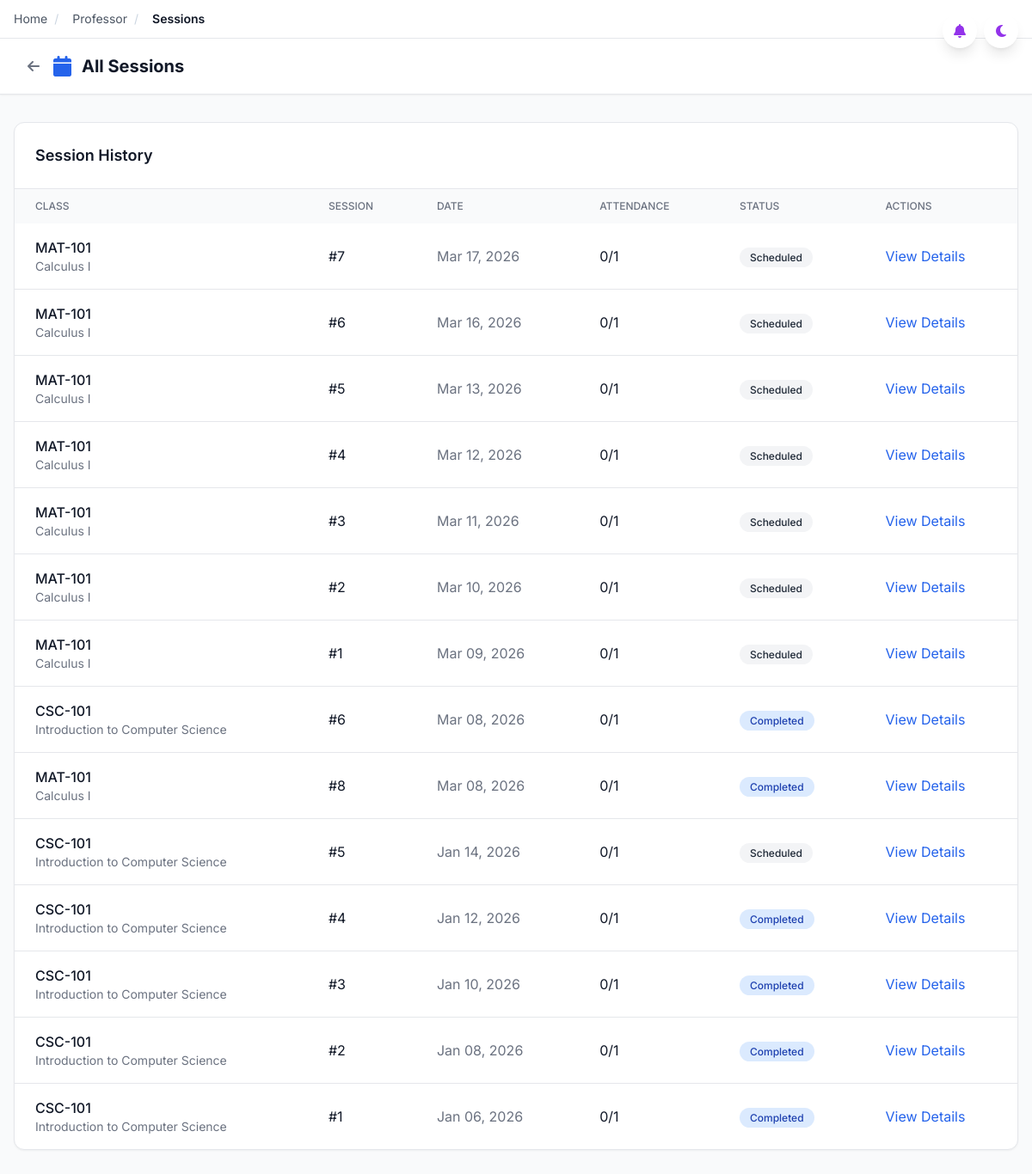
The page /professor/sessions (signed in) on the database its author committed.
### app/models.py (models this page shows)
class Course(db.Model):
    __tablename__ = 'courses'
    id = db.Column(db.String(36), primary_key=True, default=generate_uuid)
    code = db.Column(db.String(20), unique=True, nullable=False, index=True)  # 'CSC-105'
    name = db.Column(db.String(200), nullable=False)
    description = db.Column(db.Text)
    credits = db.Column(db.Integer, default=3)
    department_id = db.Column(db.String(36), db.ForeignKey('departments.id'))
    is_active = db.Column(db.Boolean, default=True)
    created_at = db.Column(db.DateTime, default=datetime.utcnow)
    class_instances = db.relationship('ClassInstance', backref='course', lazy='dynamic')

class ClassSession(db.Model):
    __tablename__ = 'class_sessions'
    id = db.Column(db.String(36), primary_key=True, default=generate_uuid)
    class_instance_id = db.Column(db.String(36), db.ForeignKey('class_instances.id'), nullable=False)
    session_number = db.Column(db.Integer, nullable=False)
    date = db.Column(db.Date, nullable=False)
    start_time = db.Column(db.String(10), nullable=False)
    end_time = db.Column(db.String(10), nullable=False)
    room_location = db.Column(db.String(100))
    status = db.Column(db.String(20), default='scheduled')  # 'scheduled', 'active', 'cancelled', 'completed'
    notes = db.Column(db.Text)
    qr_secret = db.Column(db.String(255))
    qr_expires_at = db.Column(db.DateTime)
    is_active = db.Column(db.Boolean, default=False)
    attendance_count = db.Column(db.Integer, default=0)
    total_enrolled = db.Column(db.Integer, default=0)
    created_at = db.Column(db.DateTime, default=datetime.utcnow)
    updated_at = db.Column(db.DateTime, default=datetime.utcnow, onupdate=datetime.utcnow)
    attendance_records = db.relationship('AttendanceRecord', backref='session', lazy='dynamic', cascade='all, delete-orphan')

### app/routes/professor.py (the view)
@professor_bp.route('/sessions')
@login_required
@professor_required
def sessions():
    class_instances = ClassInstance.query.filter_by(professor_id=current_user.id).all()
    class_ids = [ci.id for ci in class_instances]
    all_sessions = ClassSession.query.filter(
        ClassSession.class_instance_id.in_(class_ids)
    ).order_by(ClassSession.date.desc()).all()
    sessions_list = []
    active_sessions_list = []
    for session in all_sessions:
        ci = session.class_instance
        course = ci.course
        attendance_count = AttendanceRecord.query.filter_by(
            session_id=session.id
        ).filter(AttendanceRecord.status.in_(['present', 'late', 'excused'])).count()
        enrolled = Enrollment.query.filter_by(
            class_instance_id=ci.id,
            status='active'
        ).count()
        session_data = {
            'id': session.id,
            'session_number': session.session_number,
            'class_code': course.code,
            'class_name': course.name,
            'date': session.date,
            'start_time': session.start_time,
            'end_time': session.end_time,
            'room': session.room_location,
            'status': session.status,
            'attendance_count': attendance_count,
            'total_students': enrolled,
            'created_at': session.created_at
        }
        sessions_list.append(session_data)
        if session.status == 'active':
            active_sessions_list.append(session_data)
    return render_template('professor/sessions.html',
                         sessions=sessions_list,
                         active_sessions=active_sessions_list)

### app/models.py (called while the page is built)
@login_manager.user_loader
def load_user(user_id):
    return User.query.get(user_id)

### app/routes/professor.py (called while the page is built)
def professor_required(f):
    from functools import wraps
    @wraps(f)
    def decorated_function(*args, **kwargs):
        if not current_user.is_authenticated or current_user.role != 'professor':
            flash('Access denied. Professor account required.', 'error')
            return redirect(url_for('auth.professor_login'))
        return f(*args, **kwargs)
    return decorated_function

### app/templates/professor/sessions.html (shortened to what this page needs)
{% extends "base.html" %}
{% block content %}
<div class="min-h-screen bg-gray-50">
    <nav class="bg-white shadow-sm border-b">
        <div class="max-w-7xl mx-auto px-4 sm:px-6 lg:px-8">
            <div class="flex justify-between h-16 items-center">
                <div class="flex items-center">
                    <a href="{{ url_for('professor.dashboard') }}" class="text-gray-500 hover:text-gray-700 mr-4">
                        <i class="fas fa-arrow-left"></i>
                    </a>
                    <i class="fas fa-calendar text-blue-600 text-2xl mr-3"></i>
                    <span class="text-gray-900 text-xl font-bold">All Sessions</span>
                </div>
            </div>
        </div>
    </nav>
    <div class="max-w-7xl mx-auto px-4 py-8">
        <div class="bg-white rounded-xl shadow-sm border">
            <div class="p-6 border-b">
                <h2 class="text-lg font-semibold text-gray-900">Session History</h2>
            </div>
            <div class="overflow-x-auto">
                {% if sessions %}
                    <table class="w-full">
                        <thead class="bg-gray-50">
                            <tr>
                                <th class="px-6 py-3 text-left text-xs font-medium text-gray-500 uppercase">Class</th>
                                <th class="px-6 py-3 text-left text-xs font-medium text-gray-500 uppercase">Session</th>
                                <th class="px-6 py-3 text-left text-xs font-medium text-gray-500 uppercase">Date</th>
                                <th class="px-6 py-3 text-left text-xs font-medium text-gray-500 uppercase">Attendance</th>
                                <th class="px-6 py-3 text-left text-xs font-medium text-gray-500 uppercase">Status</th>
                                <th class="px-6 py-3 text-left text-xs font-medium text-gray-500 uppercase">Actions</th>
                            </tr>
                        </thead>
                        <tbody class="divide-y divide-gray-200">
                            {% for session in sessions %}
                            <tr class="hover:bg-gray-50">
                                <td class="px-6 py-4">
                                    <div class="font-medium text-gray-900">{{ session.class_code }}</div>
                                    <div class="text-sm text-gray-500">{{ session.class_name }}</div>
                                </td>
                                <td class="px-6 py-4 text-gray-900">#{{ session.session_number }}</td>
                                <td class="px-6 py-4 text-gray-500">{{ session.date.strftime('%b %d, %Y') }}</td>
                                <td class="px-6 py-4 text-gray-900">{{ session.attendance_count }}/{{ session.total_students }}</td>
                                <td class="px-6 py-4">
                                    <span class="px-3 py-1 rounded-full text-xs font-medium
                                        {% if session.status == 'active' %}bg-green-100 text-green-800
                                        {% elif session.status == 'completed' %}bg-blue-100 text-blue-800
                                        {% elif session.status == 'cancelled' %}bg-red-100 text-red-800
                                        {% else %}bg-gray-100 text-gray-800{% endif %}">
                                        {{ session.status | capitalize }}
                                    </span>
                                </td>
                                <td class="px-6 py-4">
                                    <a href="{{ url_for('professor.session_detail', session_id=session.id) }}"
                                       class="text-blue-600 hover:text-blue-800">
                                        View Details
                                    </a>
                                </td>
                            </tr>
                            {% endfor %}
                        </tbody>
                    </table>
                {% else %}
                    <div class="p-12 text-center text-gray-500">
                        <i class="fas fa-calendar-times text-4xl mb-4"></i>
                        <p>No sessions found</p>
                    </div>
                {% endif %}
            </div>
        </div>
    </div>
</div>
{% endblock %}

### app/templates/base.html (style rules this page uses)
body { font-family: 'Inter', sans-serif; overflow-x: hidden; }

### rows shown on the page
Course: class_code "MAT-101" "MAT-101" "MAT-101" "MAT-101" "MAT-101" "MAT-101" "MAT-101" "MAT-101", class_name "Calculus I" "Calculus I" "Calculus I" "Calculus I" "Calculus I" "Calculus I" "Calculus I" "Calculus I"
ClassSession: date "Mar 17, 2026", status "Scheduled"
ClassSession: date "Mar 16, 2026", status "Scheduled"
ClassSession: date "Mar 13, 2026", status "Scheduled"
ClassSession: date "Mar 12, 2026", status "Scheduled"
ClassSession: date "Mar 11, 2026", status "Scheduled"
ClassSession: date "Mar 10, 2026", status "Scheduled"
ClassSession: date "Mar 09, 2026", status "Scheduled"
Course: class_code "CSC-101" "CSC-101" "CSC-101" "CSC-101" "CSC-101" "CSC-101", class_name "Introduction to Computer Science" "Introduction to Computer Science" "Introduction to Computer Science" "Introduction to Computer Science" "Introduction to Computer Science" "Introduction to Computer Science"
ClassSession: date "Mar 08, 2026", status "Completed"
ClassSession: date "Mar 08, 2026", status "Completed"
ClassSession: date "Jan 14, 2026", status "Scheduled"
ClassSession: date "Jan 12, 2026", status "Completed"
ClassSession: date "Jan 10, 2026", status "Completed"
ClassSession: date "Jan 08, 2026", status "Completed"
ClassSession: date "Jan 06, 2026", status "Completed"

### other values the page prints
{{ session.session_number }} "7" "6" "5" "4" "3" "2" "1" "6" "8" "5" "4" "3" "2" "1"
{{ session.attendance_count }} "0" "0" "0" "0" "0" "0" "0" "0" "0" "0" "0" "0" "0" "0"
{{ session.total_students }} "1" "1" "1" "1" "1" "1" "1" "1" "1" "1" "1" "1" "1" "1"
